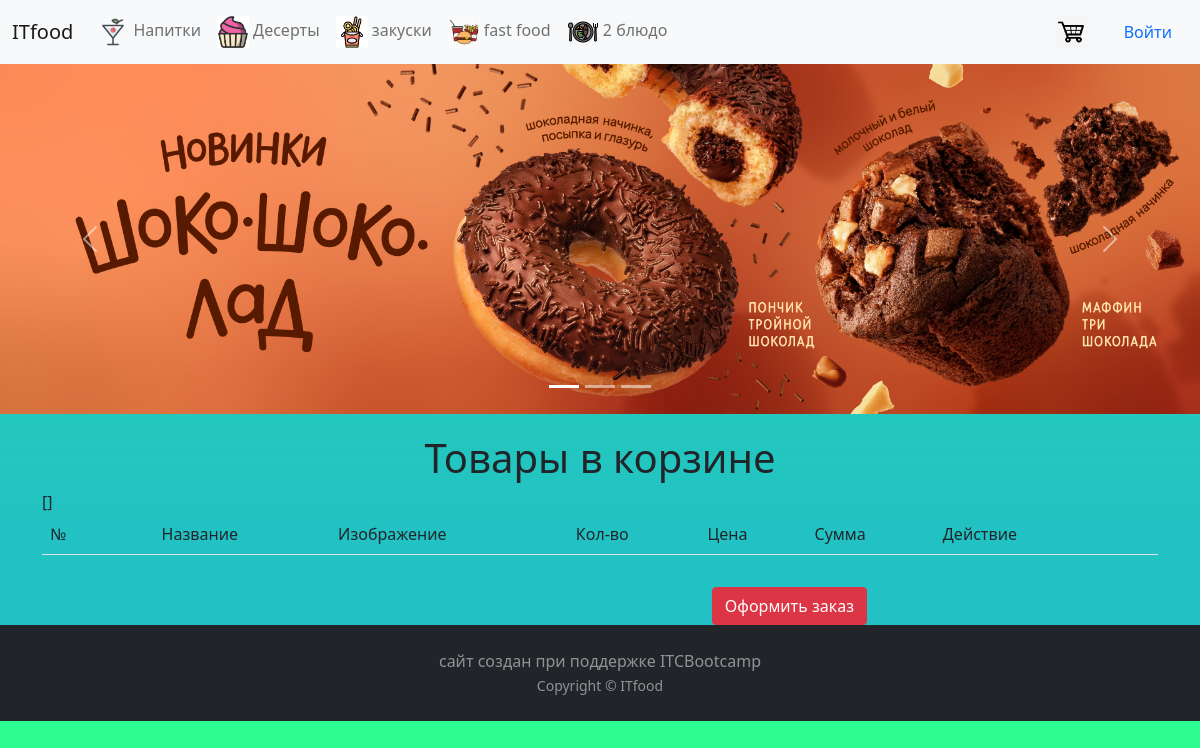
/eda/card/view/, run on the app's committed database.
### appfood/models.py (models this page shows, shortened)
class FoodCategory(models.Model):
    name = models.CharField(max_length=255)
    image = models.ImageField(upload_to='food_category/images')
    desc = models.TextField()
    class Meta:
        db_table = 'foods_categories'

### appfood/views.py (the view)
# urls.py: path('eda/card/view/',views.card_view),
def card_view(request):
    foodCategories = FoodCategory.objects.all()
    foods_ids = request.session.get('food_cards', [])
    card_foods = Food.objects.filter(id__in = foods_ids)
    for card_food in card_foods:
        card_food.count = foods_ids.count(card_food.id)
        card_food.sum = card_food.count * card_food.sale_prise
    return render(request,
        'card_view.html',
        {
            'foods_ids': foods_ids,
            'card_foods': card_foods,
            'foodCategories':foodCategories
        }
    )

### appfood/templates/card_view.html
{% extends 'main-layout.html' %}
{% block content %}
    <h1 class="text-center">Товары в корзине</h1>
    <div class="container food-card-container">
        {{ foods_ids }}
        {% include 'components/card_foods_table.html' %}
        {% include 'form_order_add.html' %}
    </div>
{% endblock %}

### appfood/templates/header.html (shortened to what this page needs)
<nav class="navbar navbar-expand-lg navbar-light bg-light">
    <div class="container-fluid">
      <a class="navbar-brand" href="/">ITfood</a>
      <div class="collapse navbar-collapse">
        <ul class="navbar-nav">
          {% for foodCategory in foodCategories %}
          <li class="nav-item">
            <a class="nav-link" href="/eda/category/{{foodCategory.id}}"> <img src="{{ foodCategory.image.url }}" width='32'>
            {{ foodCategory.name }}</a>
          </li>
          {% endfor %}
        </ul>
      </div>
      <div class="d-flex">
        <a  href='eda/card/view' class='mr-4'>
          <img src='/static/images/cor1.png' width='32'>
        </a>
      </div>
        <nav class="nav nav-pills justify-content-end">
          <span class="nav-item">
            <a href="/log/" class="nav-link">Войти</a>
        </span>
    </div>
  </nav>

### appfood/static/css/mystyle.css (style rules this page uses)
body { background: rgb(34,193,195); background: linear-gradient(0deg, rgba(34,193,195,1) 26%, rgba(36,203,187,1) 49%, rgba(40,223,170,1) 68%, rgba(45,253,145,1) 92%); }
.mr-4 { margin-right: 20px; }

### data on the page
FoodCategory: image (picture), name "Напитки"
FoodCategory: image (picture), name "Десерты"
FoodCategory: image (picture), name "закуски"
FoodCategory: image (picture), name "fast food"
FoodCategory: image (picture), name "2 блюдо"

### other printed values
{{ foods_ids }} "[]"
